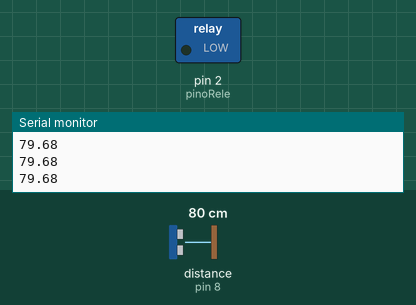
A sketch run on a simulated Arduino Uno, built with avr-gcc and run on an emulated ATmega328P. Parts: switched loads named in the sketch (green lamp = pin HIGH), the last lines printed to the serial monitor. Wiring (inferred from the names in the program): ultrasonic range finder: trigger pin 4; echo pin 8. Inputs (shaded band) come from the test bench; at power-on: distance to the obstacle (sensor on pin 8) 80 cm. The echo pulse lasts 58.3 µs per cm; pins used as bus, display or sensor lines are not drawn.

Above: at 1.2 s.
1.3 s: distance to the obstacle (sensor on pin 8) set to 9 cm
2.8 s: distance to the obstacle (sensor on pin 8) set to 6 cm
At 3.2 s:
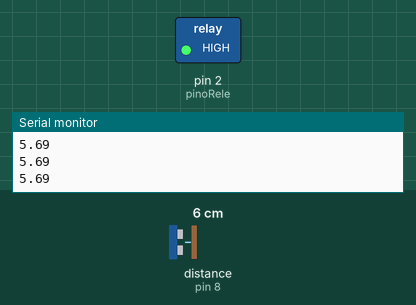
4.3 s: distance to the obstacle (sensor on pin 8) set to 18 cm
At 4.9 s:
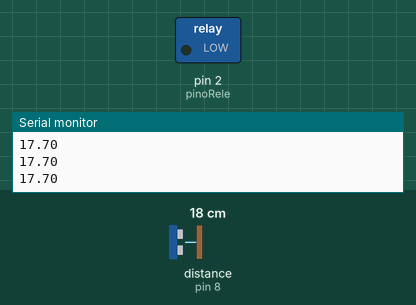
5.8 s: distance to the obstacle (sensor on pin 8) set to 2 cm
At 7.1 s:
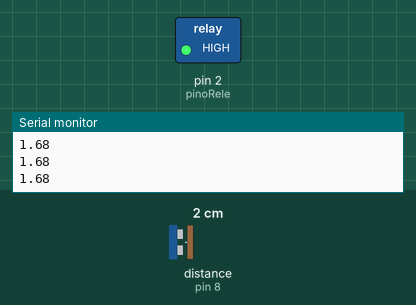
Timing chart, 0 to 8.3 s (numbered marks = the images above; inputs shaded):
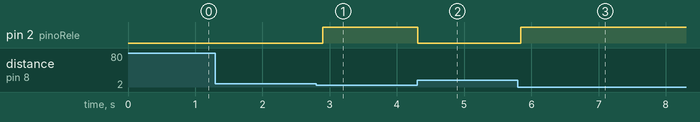

Measured:
- the behaviour switches between 8 and 7 cm on distance to the obstacle (sensor on pin 8) (found by bisection; images 0 and 1)
- after the input at 2.8 s, pin 2 (pinoRele): LOW → HIGH after 0.09 s
- after the input at 4.3 s, pin 2 (pinoRele): HIGH → LOW at once
- after the input at 5.8 s, pin 2 (pinoRele): LOW → HIGH at once

The sketch:

programa__o_arduino.ino
```cpp
// variaveis valor sensor
float cm,duracao;

// pino rele
byte pinoRele = 2;

// pinos sensor
byte pinoTransmissor= 4;
byte pinoReceptor= 8;

// valor lido no serial
String valor;

void setup()
{
  // pino rele
  pinMode(pinoRele,OUTPUT);

  // pino sensor
  pinMode(pinoTransmissor, OUTPUT);
  pinMode(pinoReceptor, INPUT);

  // rele inicia desligado
  digitalWrite(pinoRele, HIGH);

  // Iniciando comunicação serial
  Serial.begin(9600);
}

void loop(){
  // distancia em centímetros
  cm =  distancia();

  /*
  no rele, para acionar, usamos o LOW
  ao invez do HIGH
  */

  // se valor >= 7, ele permace no mesmo estado
  if(cm >= 7){
    digitalWrite(pinoRele, LOW);

  // se valor < 7, ele aciona o rele
  } else{
    digitalWrite(pinoRele, HIGH);
  }

  /*
  printando o valor
  no serial para
  o processing
  */
  Serial.println(cm);

  /*
  Definindo delau para n sobrecarregar
  o buffer no processing
  */
  delay(100);
}

// coletando distancia
float distancia(){
  // configurações para sensor de distancia

  digitalWrite(pinoTransmissor, LOW);
  delayMicroseconds(5);
  digitalWrite(pinoTransmissor, HIGH);
  delayMicroseconds(10);
  digitalWrite(pinoTransmissor, LOW);

  duracao = pulseIn(pinoReceptor, HIGH);

  float calcDistancia= (duracao/2) * 0.0343;
  if (calcDistancia>=331){
      calcDistancia=0;
  }

  // retorna o calculo de distancia em cm
  return calcDistancia;
}
```
